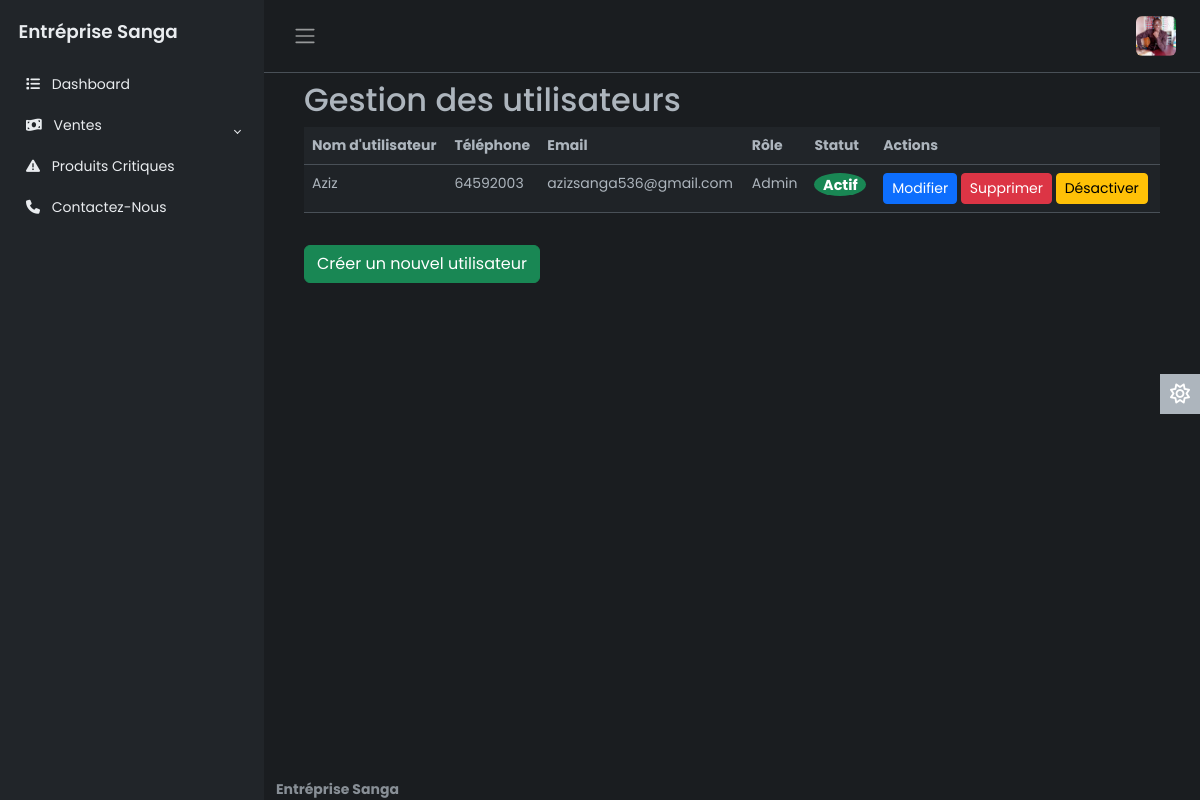
/users/, run on the app's committed database.
### AuthentificationApp/models.py (models this page shows)
class Utilisateur(AbstractUser):
    boutique = models.ForeignKey('Boutique', on_delete=models.CASCADE, null=True, blank=True)
    telephone = models.CharField(max_length=15)
    role = models.CharField(max_length=20, choices=[('admin', 'Admin'), ('employe', 'Employé')])
    statut = models.CharField(max_length=10, choices=[('actif', 'Actif'), ('inactif', 'Inactif')])
    date_de_connexion = models.DateTimeField(null=True, blank=True)
    groups = models.ManyToManyField(
        'auth.Group',
        related_name='utilisateur_groups',  # Ajouter un related_name unique
        blank=True
    )
    user_permissions = models.ManyToManyField(
        'auth.Permission',
        related_name='utilisateur_permissions',  # Ajouter un related_name unique
        blank=True
    )

### AuthentificationApp/views.py (the view, shortened to what this page needs)
# urls.py: path('users/', views.user_management, name='user_management'),
def user_management(request):
    current_user = request.user
    if current_user.is_superuser:
        users = Utilisateur.objects.all()
    else:
        users = Utilisateur.objects.exclude(is_superuser=True)  # Exclure les super utilisateurs pour les non-super utilisateurs
    form = UtilisateurForm()  # Formulaire pour créer un utilisateur
    context = {
        'users': users,
        'form': form
    }
    return render(request, 'user.html', context)

### AuthentificationApp/context_processors.py (called while the page is built)
def produits_critiques_count(request):
    nombre_produits_critiques = Produit.objects.filter(quantite_stock__lte=F('seuil_critique')).count()
    return {'nombre_produits_critiques': nombre_produits_critiques}

### AuthentificationApp/templates/user.html (shortened to what this page needs)
{% extends 'base.html' %}
{% load static %}
{% block css %}
<link rel="stylesheet" href="{% static 'css/user.css' %}">
{% endblock %}
{% block content %}
<div class="container">
    <h2>Gestion des utilisateurs</h2>
    <div class="table-responsive">
        <table class="table table-striped">
            <thead>
                <tr>
                    <th>Nom d'utilisateur</th>
                    <th>Téléphone</th>
                    <th>Email</th>
                    <th>Rôle</th>
                    <th>Statut</th>
                    <th>Actions</th>
                </tr>
            </thead>
            <tbody>
                {% for user in users %}
                <tr>
                    <td>{{ user.username }}</td>
                    <td>{{ user.telephone }}</td>
                    <td>{{ user.email }}</td>
                    <td>{{ user.get_role_display }}</td>
                    <td>
                        {% if user.is_active %}
                            <span class="badge bg-success">Actif</span>
                        {% else %}
                            <span class="badge bg-secondary">Inactif</span>
                        {% endif %}
                    </td>
                    <td>
                        <button class="btn btn-primary btn-sm" onclick="editUser({{ user.id }})">Modifier</button>
                        <form method="POST" action="{% url 'delete_user' user.id %}" style="display:inline-block;">
                            <button class="btn btn-danger btn-sm">Supprimer</button>
                        </form>
                        <form method="POST" action="{% url 'toggle_user_status' user.id %}" style="display:inline-block;">
                            {% if user.is_active %}
                                <button class="btn btn-warning btn-sm">Désactiver</button>
                            {% else %}
                                <button class="btn btn-success btn-sm">Activer</button>
                            {% endif %}
                        </form>
                    </td>
                </tr>
                {% endfor %}
            </tbody>
        </table>
    </div>
    <button class="btn btn-success my-3" onclick="toggleCreateUser()">Créer un nouvel utilisateur</button>
</div>
{% endblock %}

### AuthentificationApp/static/css/styles.css (style rules this page uses)
body { font-family: 'Poppins', sans-serif; font-size: 0.875rem; opacity: 1; overflow-y: scroll; margin: 0; }
.badge { font-size: 0.9rem; padding: 0.3em 0.6em; border-radius: 50%; color: white; }

### data on the page
Utilisateur: username "Aziz", telephone "64592003", email "azizsanga536@gmail.com", role "Admin", is_active "Actif"
